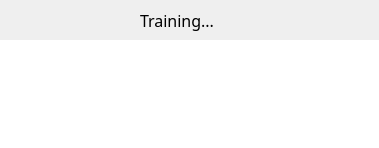
<?xml version="1.0" encoding="UTF-8"?>
<ui version="4.0">
 <class>trainingMsg</class>
 <widget class="QWidget" name="trainingMsg">
  <property name="enabled">
   <bool>true</bool>
  </property>
  <property name="geometry">
   <rect>
    <x>0</x>
    <y>0</y>
    <width>379</width>
    <height>148</height>
   </rect>
  </property>
  <property name="windowTitle">
   <string>Training Infomation</string>
  </property>
  <widget class="QLabel" name="info">
   <property name="geometry">
    <rect>
     <x>50</x>
     <y>60</y>
     <width>321</width>
     <height>31</height>
    </rect>
   </property>
   <property name="font">
    <font>
     <family>DengXian</family>
     <pointsize>10</pointsize>
    </font>
   </property>
   <property name="text">
    <string/>
   </property>
  </widget>
  <widget class="QLabel" name="label_2">
   <property name="geometry">
    <rect>
     <x>140</x>
     <y>10</y>
     <width>81</width>
     <height>21</height>
    </rect>
   </property>
   <property name="font">
    <font>
     <family>DengXian</family>
     <pointsize>12</pointsize>
    </font>
   </property>
   <property name="text">
    <string>Training...</string>
   </property>
  </widget>
  <widget class="QTextBrowser" name="textBrowser">
   <property name="geometry">
    <rect>
     <x>0</x>
     <y>40</y>
     <width>381</width>
     <height>111</height>
    </rect>
   </property>
   <property name="frameShape">
    <enum>QFrame::NoFrame</enum>
   </property>
   <property name="frameShadow">
    <enum>QFrame::Sunken</enum>
   </property>
  </widget>
 </widget>
 <resources/>
 <connections/>
</ui>
